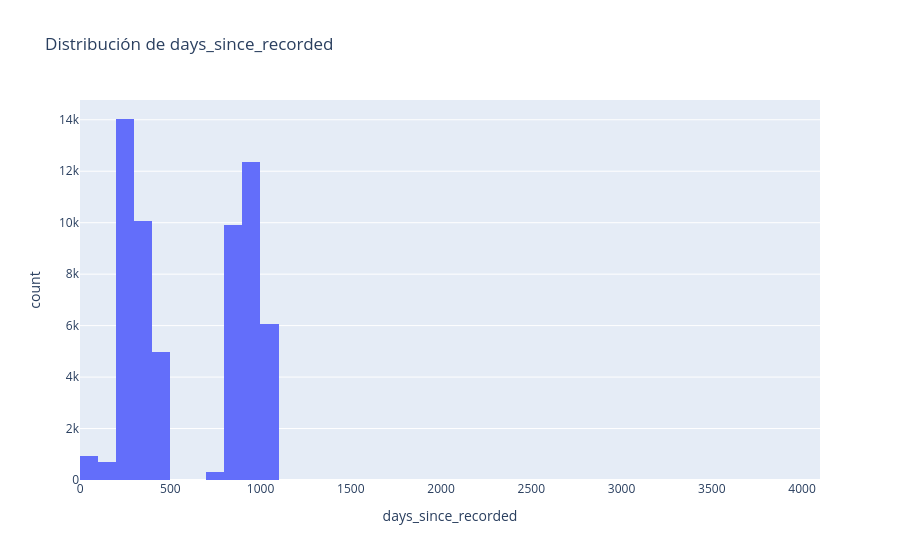

The code cell stored with this chart in its notebook:
### Code cell
fig = px.histogram(df_pump, x='days_since_recorded', nbins=50, title='Distribución de days_since_recorded')
fig.show()

### Figure 1 — Plotly figure (JSON) as saved in the notebook; plotly's stock layout.template omitted (floating-point values rounded to 4 significant figures; data arrays with more than 128 entries replaced by an {"elided": "..."} marker saying what was removed)
{"data": [{"alignmentgroup": "True", "bingroup": "x", "hovertemplate": "days_since_recorded=%{x}<br>count=%{y}<extra></extra>", "legendgroup": "", "marker": {"color": "#636efa", "pattern": {"shape": ""}}, "name": "", "nbinsx": 50, "offsetgroup": "", "orientation": "v", "showlegend": false, "type": "histogram", "x": {"elided": "59400 int values"}, "xaxis": "x", "yaxis": "y"}], "layout": {"autosize": true, "barmode": "relative", "legend": {"tracegroupgap": 0}, "title": {"text": "Distribución de days_since_recorded"}, "xaxis": {"anchor": "y", "autorange": true, "domain": [0, 1], "range": [-0.5, 4100.0], "title": {"text": "days_since_recorded"}, "type": "linear"}, "yaxis": {"anchor": "x", "autorange": true, "domain": [0, 1], "range": [0, 14770.0], "title": {"text": "count"}}}}
